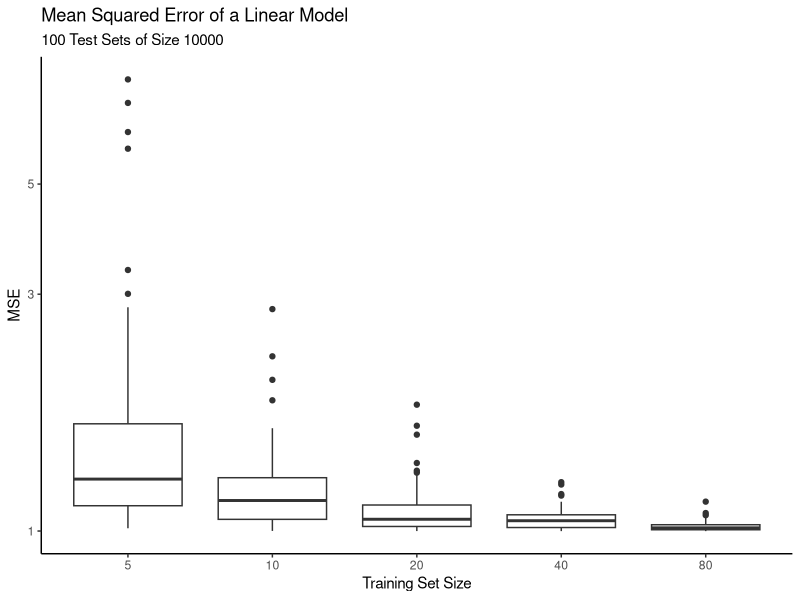
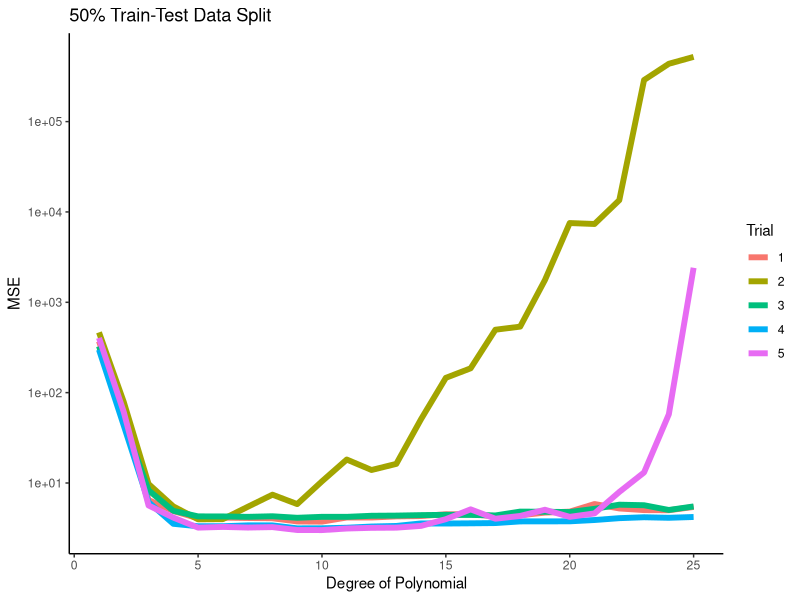
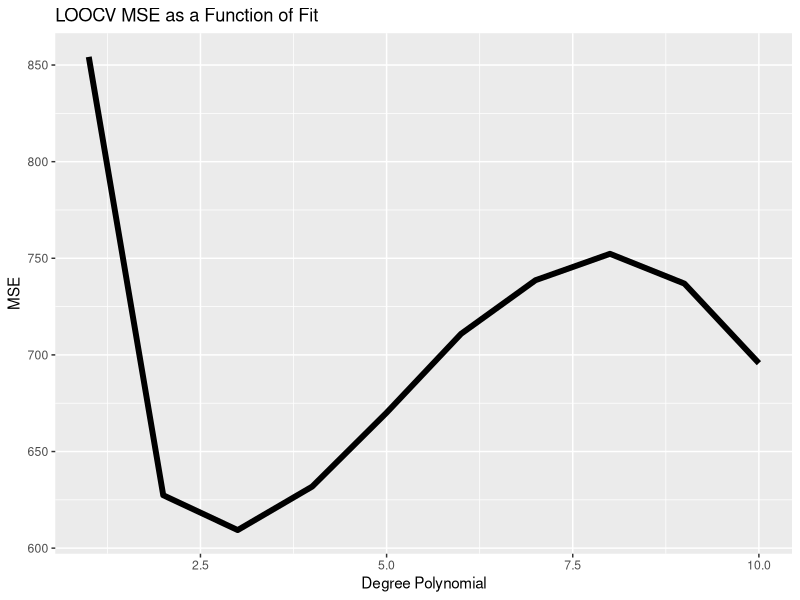
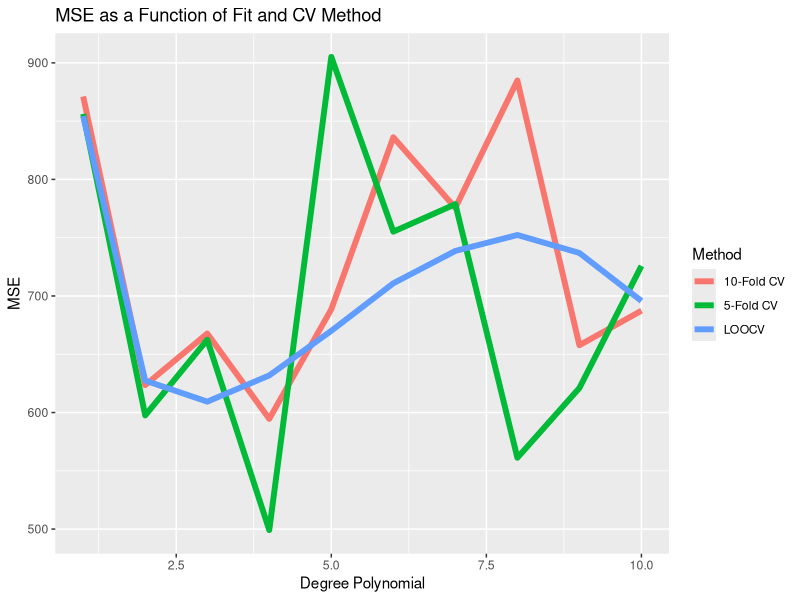
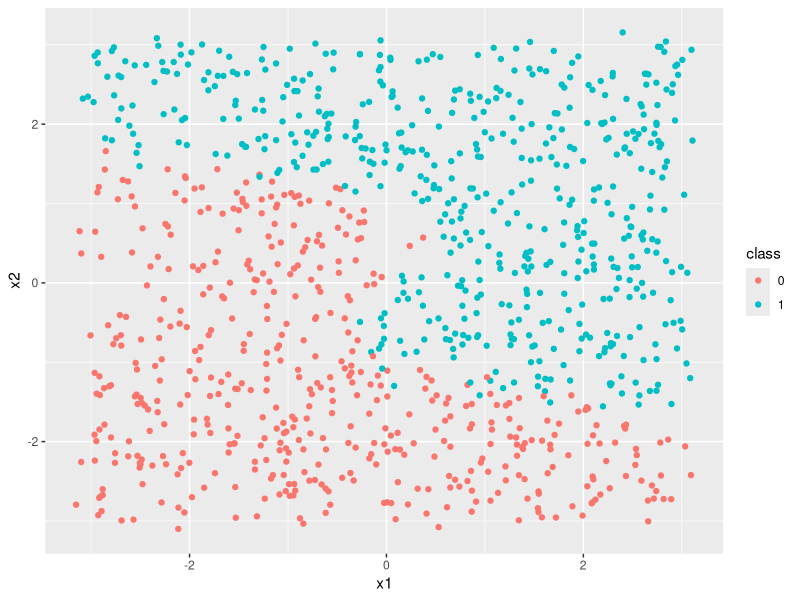

These charts were generated, in order, by the following R code:
## ---- chunk 1
knitr::opts_chunk$set(echo = TRUE)
library(tidyverse)

## ---- chunk 2

# reset seed
set.seed(100)

# training set size values
n_train <- c(5, 10,20, 40, 80)

# validation (testing) set is fixed
n_test = 10^4

# set true coefficients
beta0_true = 2.
beta1_true = -1.5
# set noise parameters
eps = 1.

# construct validation set, fixed over the entire computation
x_test =  runif(n_test,0,15)
y_test =  beta0_true + beta1_true*x_test + eps * rnorm(length(x_test))
test.df = data.frame("x"= x_test, "y"=y_test)

## ---- chunk 3

# number of samples per training set size
n_samples = 100

# these arrays begin as null but will be populated
MSE_vals <- NULL
n_vals <- NULL

# loop over each training set size n_samples times construct training
# data, train, compute the MSE, and record
for(j in 1:length(n_train)){
  for(i in 1:n_samples){
    n = n_train[j]
    x = runif(n,0,15)
    y =  beta0_true + beta1_true*x + eps * rnorm(length(x))
    train.df = data.frame("x"=x, "y"=y)
    lm.fit = lm(y~x, data=train.df)

    # record the n and the MSE value at which this was computed
    n_vals = append(n_vals,n)
    MSE_vals = append(MSE_vals,mean((predict(lm.fit,test.df) -test.df$y)^2))
  }
}
# record as a data frame and post process
MSE.df = data.frame("n"=n_vals, "MSE"=MSE_vals)
MSE.df$n = as.factor(MSE.df$n)
## ---- chunk 4
MSE.plt=ggplot(MSE.df, aes(x=n, y=MSE_vals)) +geom_boxplot() +
  ggtitle("Mean Squared Error of a Linear Model",
          subtitle = sprintf("%d Test Sets of Size %d", n_samples, n_test)) +
  scale_y_log10()+
  labs(x="Training Set Size", y = "MSE") + theme_classic()
print(MSE.plt)

## ---- chunk 5
set.seed(100)

# test/train sample size
n =200
# number of splits
m = 5

maxp = 25

# preallocate an array with zeros
test.MSE.vals <- NULL
trial.vals <- NULL
p.vals <- NULL

# generate the entire data set
x <- runif(n,0,5)
y <- exp(x) +2 * rnorm(n)
data.df <- tibble("x"=x, "y"=y)

# loop over data sets and polynomial fits
for (j in seq(m)){
  idx.train <- sample(seq(n), size = n/2)
  train.df <- data.df[idx.train,]
  test.df <- data.df[-idx.train,]
  # try all the polynomial fits on the testing data
  MSE =0
  for(p in seq(maxp)){
    lm.fit <- lm(y~poly(x,p), data=train.df)
    test.MSE.vals <- append(test.MSE.vals,mean((test.df$y - predict(lm.fit,test.df))^2))
    p.vals <- append(p.vals, p)
    trial.vals <- append(trial.vals, j)
  }
}

mse.df <- tibble(p=p.vals, MSE=test.MSE.vals, Trial=trial.vals)
mse.df$p <- as.integer(mse.df$p)
mse.df$Trial <- as.factor(mse.df$Trial)

val.plt <- ggplot(mse.df,mapping = aes(x=p, y=MSE, color=Trial)) +
  geom_line(lwd=2) +
  labs(x ="Degree of Polynomial", y = "MSE", title="50% Train-Test Data Split") +
  theme_classic()+scale_y_log10()
print(val.plt)

## ---- chunk 6
library(boot)
## ---- chunk 7
set.seed(100)

# test/train sample size
n = 10^2
# generate the training set
x = runif(n,0,5)
y = exp(x)*(1 + .5 * rnorm(n))
train.df = tibble("x"=x, "y"=y)

## ---- chunk 8

maxp = 10

# preallocate an array with zeros
loocv.MSE.vals = rep(0,maxp)


# loop over data sets and polynomial fits
for(p in seq(maxp)){
    glm.fit = glm(y~poly(x,p), data=train.df)
    # run LOOCV cross validation
    cv.err = cv.glm(train.df,glm.fit)
    # actual errors are stored in $delta[1]
    loocv.MSE.vals[p] =cv.err$delta[1]
}

loocv.MSE.df = tibble(p = seq(maxp), MSE=loocv.MSE.vals)

## ---- chunk 9

loocv.plt = ggplot(loocv.MSE.df,mapping = aes(x=p, y=MSE)) +
  geom_line(lwd=2) +
  labs(x ="Degree Polynomial", y = "MSE", title="LOOCV MSE as a Function of Fit") 
print(loocv.plt)
## ---- chunk 10
# create arrays
MSE.vals = NULL
Method.vals = NULL
p.vals = NULL

# loop over data sets and polynomial fits
for(p in seq(maxp)){
  glm.fit = glm(y~poly(x,p), data=train.df)
  
  # defaults to LOOCV 
  cv.err = cv.glm(train.df,glm.fit)
  p.vals = append(p.vals,p)
  MSE.vals = append(MSE.vals,cv.err$delta[1])
  Method.vals = append(Method.vals,"LOOCV")

  # 5-fold CV
  cv.err = cv.glm(train.df,glm.fit, K=5)
  p.vals = append(p.vals,p)
  MSE.vals = append(MSE.vals,cv.err$delta[1])
  Method.vals = append(Method.vals, "5-Fold CV")

  # 10-fold CV
  cv.err = cv.glm(train.df,glm.fit, K=10)
  p.vals = append(p.vals,p)
  MSE.vals = append(MSE.vals,cv.err$delta[1])
  Method.vals = append(Method.vals, "10-Fold CV")
  
}
# store results of experiment in a data frame
MSE.df = tibble(p=p.vals, MSE=MSE.vals, Method=Method.vals)
MSE.df$Method = as.factor(MSE.df$Method)
#plot
cv.plt = ggplot(MSE.df,mapping = aes(x=p, y=MSE, color=Method)) +
  geom_line(lwd=2) + 
  labs(x ="Degree Polynomial", y = "MSE", title="MSE as a Function of Fit and CV Method")

print(cv.plt)
## ---- chunk 11
set.seed(100)

n = 10^3
#generate data
y1 <- runif(n,-3,3)
y2 <- runif(n,-3,3)
# jitter the positions
x1 <- y1+.1*rnorm(n)
x2 <- y2+.1*rnorm(n)
class <- factor(1-as.integer(0< y2-y2^3-y1))
function.df <- tibble("x1"=x1, "x2"=x2, "class"=class)
scatter.plt <- ggplot(function.df, aes(x=x1, y=x2, color=class)) +
  geom_point() 
print(scatter.plt)
## ---- chunk 12
library(caret)
## ---- chunk 13
# set folds for Cross Validation
K = 10
folds = createFolds(seq(nrow(function.df)),k=K)
folds
## ---- chunk 14
library(MASS)
library(FNN)
## ---- chunk 15
logistic_err = 0
LDA_err = 0
QDA_err= 0
knn_err = 0

# loop through the folds and compute the k fold error estimates
for(j in seq(K)){
  # extracts training and testing sets
  train.df = function.df[-folds[[j]],]
  test.df = function.df[folds[[j]],]

  # train, predict, compute testing error in each case
  logistic.train = glm(class~x1+x2 , train.df, family = binomial)
  logistic.prob = predict(logistic.train,newdata = test.df, type = "response")
  logistic.pred = rep(0, nrow(test.df))
  logistic.pred[logistic.prob>0.5] = 1
  # logistic error 
  logistic_err =  logistic_err + mean(logistic.pred!= test.df$class)/K

  lda.train = lda(class~x1+x2, data = train.df)
  lda.pred = predict(lda.train, test.df)
  # LDA error
  LDA_err = LDA_err + mean(lda.pred$class !=test.df$class)/K

  qda.train = qda(class~x1+x2, data = train.df)
  qda.pred = predict(qda.train, test.df)
  # QDA error
  QDA_err = QDA_err + mean(qda.pred$class !=test.df$class)/K

  knn.pred = knn(as.matrix(train.df[1:2]), as.matrix(test.df[1:2]),
                    as.matrix(train.df[3]), k=3)
  # kNN error
  knn_err = knn_err + mean(knn.pred!= test.df$class)/K

}

## ---- chunk 16
sprintf("Logistic %d-fold Error = %g", K, logistic_err)
sprintf("LDA %d-fold Error = %g", K, LDA_err)
sprintf("QDA %d-fold Error = %g", K, QDA_err)
sprintf("KNN with k=3 %d-fold Error = %g", K, knn_err)
